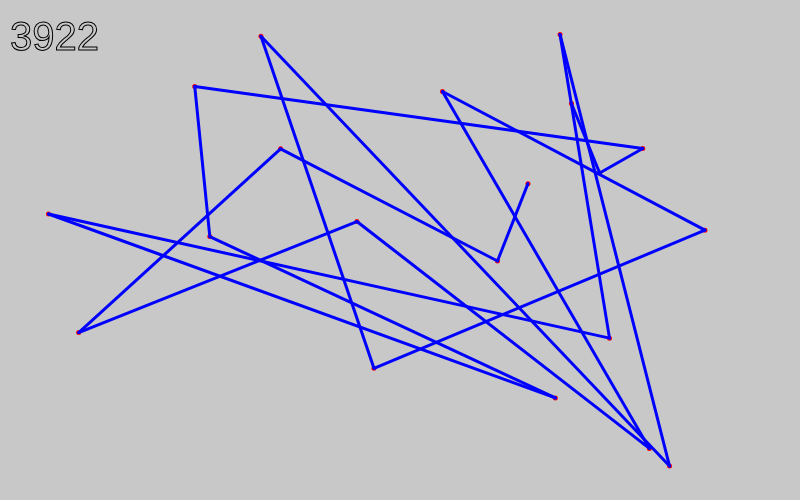
Frame 1 (no input)
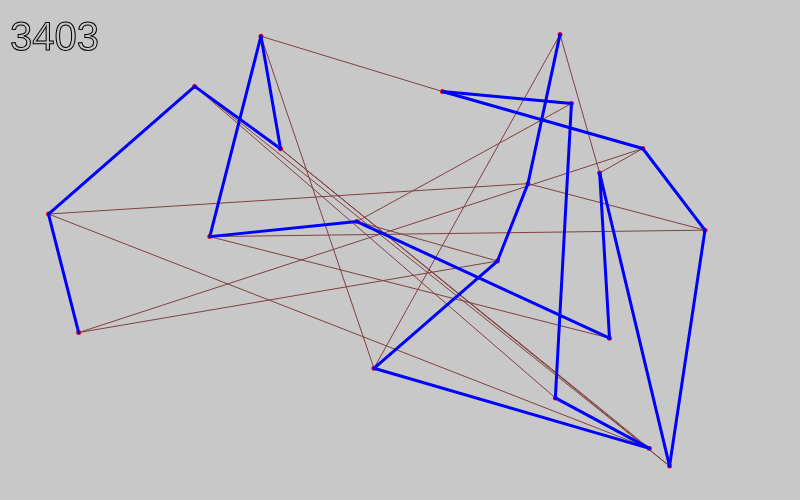
Frame 60 (no input)
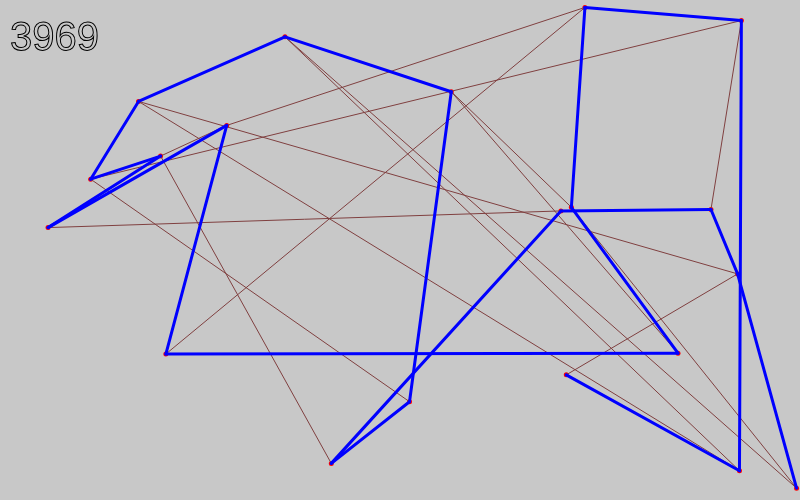
Frame 120 (the mouse pressed at the canvas centre since frame 60)

The p5.js sketch that drew these frames (run headless with seeded random() and noise() and a simulated clock; from frame 60 on, the mouse is pressed at the canvas centre):

// p5.js sketch
// ── sketch.js
// Traveling Salesperson
// Randomly try to find the shortest path
//
/***** ***** ***** ***** ***** ***** ***** ***** ***** *****/

let cities;  // current colletion of cities
let travelCities; // path that is the shortest
let gDistShortest; // distance that is the shortest

const INIT_CITIES = 20; // initial cities
const SWAPS = 10000;  // speed it up by makeing multiple swaps per turn


/***** ***** ***** ***** ***** ***** ***** ***** ***** *****/

class City {
  constructor (x, y) {
    this.pos = createVector(x,y);
    this.r = 5;
    this.c = 'red';
  }
  show() {
    noStroke();
    fill(this.c);
    circle(this.pos.x, this.pos.y, this.r);
  }
}

function distance() {
  let dist = 0;
  for (var n=0; n < cities.length-1; n++) {
    dist += p5.Vector.dist(cities[n].pos, cities[n+1].pos)
  }
  return dist;
}


/***** ***** ***** ***** ***** ***** ***** ***** ***** *****/
function keyPressed() { 
  //if (key == "g") { loop(); } 
  print(gDistShortest);
}
function mousePressed() { 
  init_simulation();
  loop();
}

function tripleSwap() {
  var a = floor(random(cities.length));
  var b = floor(random(cities.length));
  var c = floor(random(cities.length));
  var t = cities[a];
  cities[a] = cities[b];
  cities[b] = cities[c];
  cities[c] = t;
  var d = distance();
  if (d < gDistShortest) {
    gDistShortest = d;
    travelCities = cities.slice();
  }
  loop();
}

function swapCities() {
  var a = floor(random(cities.length));
  var b = floor(random(cities.length));
  var t = cities[a];
  cities[a] = cities[b];
  cities[b] = t;
  var d = distance();
  if (d < gDistShortest) {
    gDistShortest = d;
    travelCities = cities.slice();
  }
  loop();
}
//function preload() {}

function init_simulation() {
  cities = [];
  for (var n=0; n < INIT_CITIES; n++) {
    cities.push(new City(random(width), random(height)));
  }
  gDistShortest = 1000000000000;
  travelCities = cities.slice();
}


function setup() {
  createCanvas(800, 500);
  init_simulation();
}

function draw() {
  background(200);
  for (city of cities) {
    city.show()
  }
  stroke(128,64,64);
  strokeWeight(1);
  for (var n=0; n < cities.length-1; n++) {
    line(cities[n].pos.x, cities[n].pos.y, cities[n+1].pos.x, cities[n+1].pos.y);
  }

  stroke('blue');
  strokeWeight(3);
  for (var n=0; n < cities.length-1; n++) {
    line(travelCities[n].pos.x, travelCities[n].pos.y, 
          travelCities[n+1].pos.x, travelCities[n+1].pos.y);
  }
  for (var n=0; n < SWAPS; n++) {
    swapCities();
    //tripleSwap();
  }
  stroke('black');
  strokeWeight(1);
  noFill();
  textSize(40);
  text(floor(gDistShortest), 10, 50);
}
